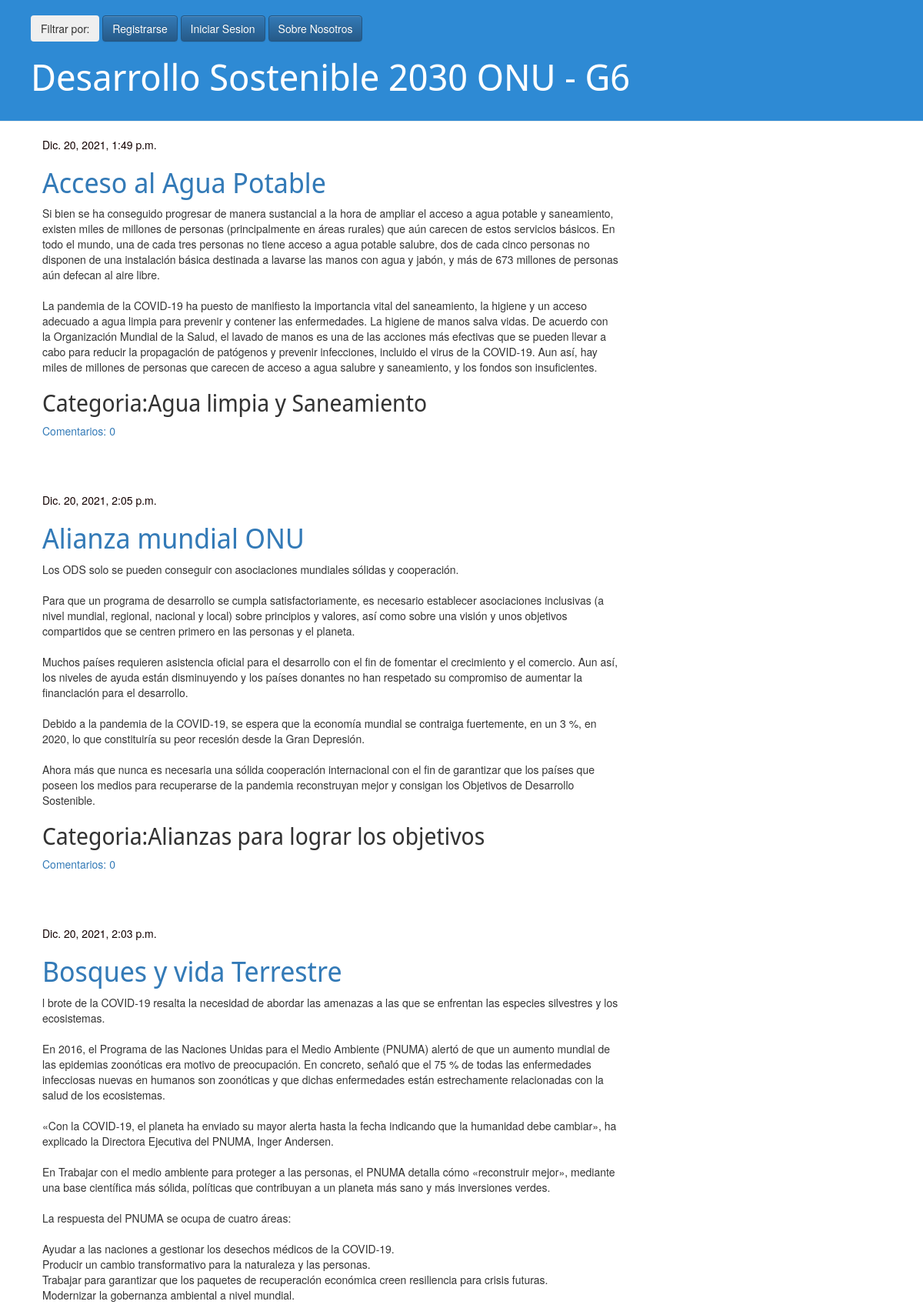
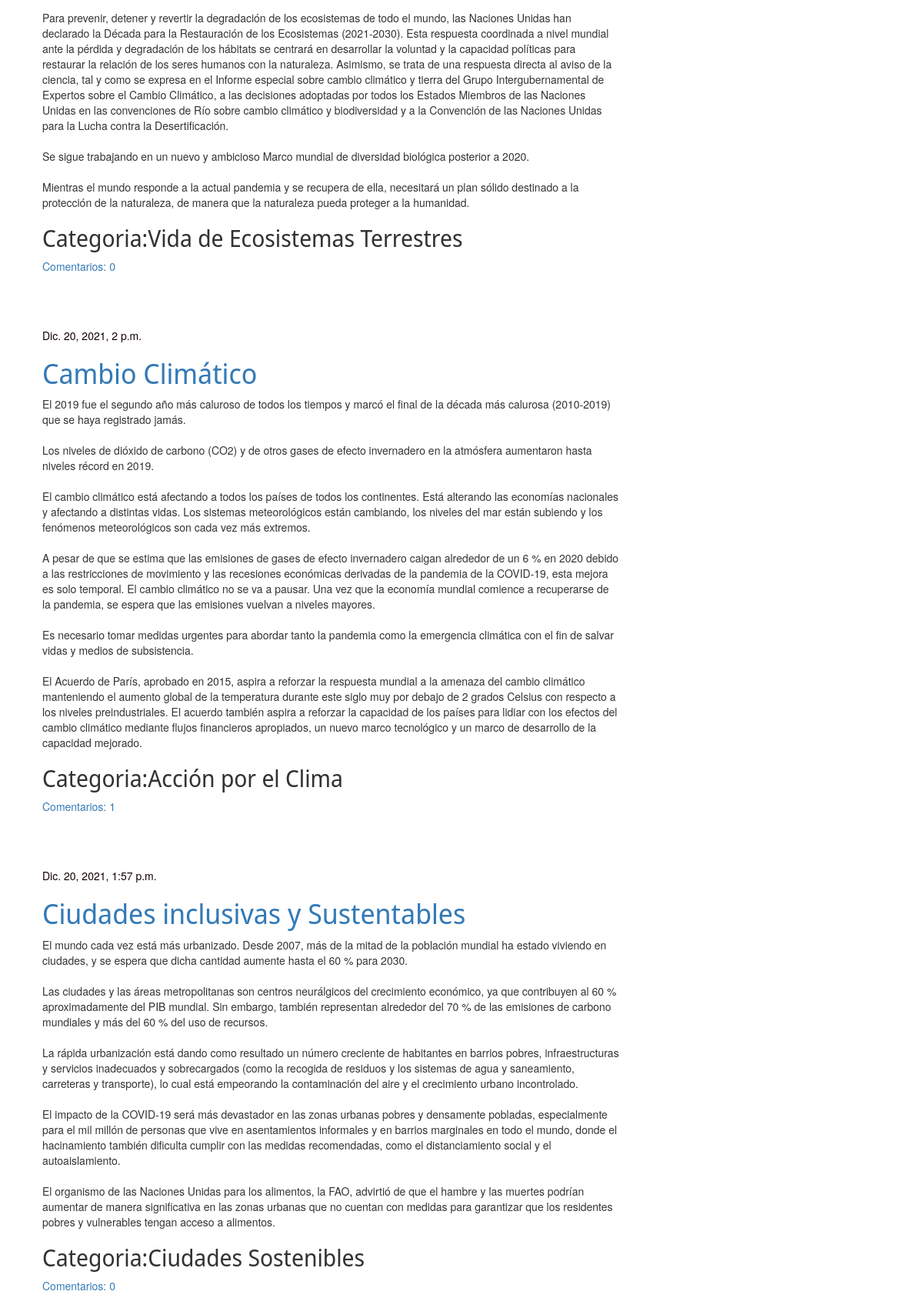
The app's page /filter_by_title/ (upper part) with its own data (2 pictures, top to bottom).
### blog/models.py (models this page shows, shortened)
class Post(models.Model):
    CATEGORIES_CHOICES = (
        ('Fin de la Pobreza' , 'Fin de la pobreza'),
        ('Hambre Cero' ,'Hambre Cero'),
        ('Salud y Bienestar' ,'Salud y Bienestar'),
        ('Educación de Calidad', 'Educación de Calidad'),
        ('Igualdad de Género', 'Igualdad de Género'),
        ('Agua limpia y Saneamiento', 'Agua limpia y Saneamiento'),
        ('Energía asequible y no contaminante', 'Energía asequible y no contaminante'),
        ('Trabajo Decente', 'Trabajo Decente'),
        ('Industria,Innovacion e Infraestructura', 'Industria,Innovacion e Infraestructura'),
        ('Reducción de las Desigualdades', 'Reducción de las Desigualdades'),
        ('Ciudades Sostenibles', 'Ciudades Sostenibles'),
        ('Producción y Consumo Responsable', 'Producción y Consumo Responsable'),
        ('Acción por el Clima' , 'Acción por el Clima'),
        ('Vida Sumbarina' , 'Vida Submarina'),
        ('Vida de Ecosistemas Terrestres' , 'Vida de Ecosistemas Terrestres'),
        ('Paz y Justicia' , 'Paz y Justicia'),
        ('Alianzas para lograr los objetivos' , 'Alianzas para lograr los objetivos')
           )
    author = models.ForeignKey('auth.User', on_delete=models.CASCADE)
    title = models.CharField(max_length=200)
    text = models.TextField()
    image = models.ImageField(null=True, blank=True,upload_to="media/" )
    created_date = models.DateTimeField(
            default=timezone.now)
    published_date = models.DateTimeField(
            blank=True, null=True)
    category = models.CharField(
        max_length=120,
        choices=CATEGORIES_CHOICES,
        default='sin categoria'
        )

### blog/views.py (the view)
# urls.py: path('filter_by_title/', filter_by_title, name='filter_by_title'),
def filter_by_title(request):
    posts = Post.objects.all().order_by('title')
    return render(request, 'blog/post_list.html', {'posts': posts})

### blog/templates/blog/post_list.html
{% extends 'blog/base.html' %} {% block content %} {% for post in posts %}
<div class="post">
    <div class="date">
        {{ post.published_date }}
    </div>
    <h1><a href="{% url 'post_detail' pk=post.pk %}">{{ post.title }}</a></h1>
    <p>{{ post.text|linebreaksbr }}</p>
    <h2>Categoria:{{ post.category|linebreaksbr }}</h2>
    <a href="{% url 'post_detail' pk=post.pk %}">Comentarios: {{ post.comments.count }}</a>
</div>
{% endfor %} {% endblock content %}

### blog/static/css/blog.css (style rules this page uses)
h1, h2, h3, h4 { font-family: 'Noto Sans Display', sans-serif; }
.date { color: #130101; }
.post { margin-bottom: 70px; }

### records on screen
Post: published_date "Dic. 20, 2021, 1:49 p.m.", title "Acceso al Agua Potable", text "Si bien se ha conseguido progresar de manera sustancial a la hora de ampliar el acceso a agua potable y saneamiento, existen miles de millones de personas (principalmente en áreas rurales) que aún carecen de estos servicios básicos. En todo el mundo, una de cada tres personas no tiene acceso a agua potable salubre, dos de cada cinco personas no disponen de una instalación básica destinada a lavarse las manos con agua y jabón, y más de 673 millones de personas aún defecan al aire libre. La pandemia de la COVID-19 ha puesto de manifiesto la importancia vital del saneamiento, la higiene y un acceso adecuado a agua limpia para prevenir y contener las enfermedades. La higiene de manos salva…", category "Agua limpia y Saneamiento", comments.count "0"
Post: published_date "Dic. 20, 2021, 2:05 p.m.", title "Alianza mundial ONU", text "Los ODS solo se pueden conseguir con asociaciones mundiales sólidas y cooperación. Para que un programa de desarrollo se cumpla satisfactoriamente, es necesario establecer asociaciones inclusivas (a nivel mundial, regional, nacional y local) sobre principios y valores, así como sobre una visión y unos objetivos compartidos que se centren primero en las personas y el planeta. Muchos países requieren asistencia oficial para el desarrollo con el fin de fomentar el crecimiento y el comercio. Aun así, los niveles de ayuda están disminuyendo y los países donantes no han respetado su compromiso de aumentar la financiación para el desarrollo. Debido a la pandemia de la COVID-19, se espera que la…", category "Alianzas para lograr los objetivos", comments.count "0"
Post: published_date "Dic. 20, 2021, 2:03 p.m.", title "Bosques y vida Terrestre", text "l brote de la COVID-19 resalta la necesidad de abordar las amenazas a las que se enfrentan las especies silvestres y los ecosistemas. En 2016, el Programa de las Naciones Unidas para el Medio Ambiente (PNUMA) alertó de que un aumento mundial de las epidemias zoonóticas era motivo de preocupación. En concreto, señaló que el 75 % de todas las enfermedades infecciosas nuevas en humanos son zoonóticas y que dichas enfermedades están estrechamente relacionadas con la salud de los ecosistemas. «Con la COVID-19, el planeta ha enviado su mayor alerta hasta la fecha indicando que la humanidad debe cambiar», ha explicado la Directora Ejecutiva del PNUMA, Inger Andersen. En Trabajar con el medio…", category "Vida de Ecosistemas Terrestres", comments.count "0"
Post: published_date "Dic. 20, 2021, 2 p.m.", title "Cambio Climático", text "El 2019 fue el segundo año más caluroso de todos los tiempos y marcó el final de la década más calurosa (2010-2019) que se haya registrado jamás. Los niveles de dióxido de carbono (CO2) y de otros gases de efecto invernadero en la atmósfera aumentaron hasta niveles récord en 2019. El cambio climático está afectando a todos los países de todos los continentes. Está alterando las economías nacionales y afectando a distintas vidas. Los sistemas meteorológicos están cambiando, los niveles del mar están subiendo y los fenómenos meteorológicos son cada vez más extremos. A pesar de que se estima que las emisiones de gases de efecto invernadero caigan alrededor de un 6 % en 2020 debido a las…", category "Acción por el Clima", comments.count "1"
Post: published_date "Dic. 20, 2021, 1:57 p.m.", title "Ciudades inclusivas y Sustentables", text "El mundo cada vez está más urbanizado. Desde 2007, más de la mitad de la población mundial ha estado viviendo en ciudades, y se espera que dicha cantidad aumente hasta el 60 % para 2030. Las ciudades y las áreas metropolitanas son centros neurálgicos del crecimiento económico, ya que contribuyen al 60 % aproximadamente del PIB mundial. Sin embargo, también representan alrededor del 70 % de las emisiones de carbono mundiales y más del 60 % del uso de recursos. La rápida urbanización está dando como resultado un número creciente de habitantes en barrios pobres, infraestructuras y servicios inadecuados y sobrecargados (como la recogida de residuos y los sistemas de agua y saneamiento,…", category "Ciudades Sostenibles", comments.count "0"
